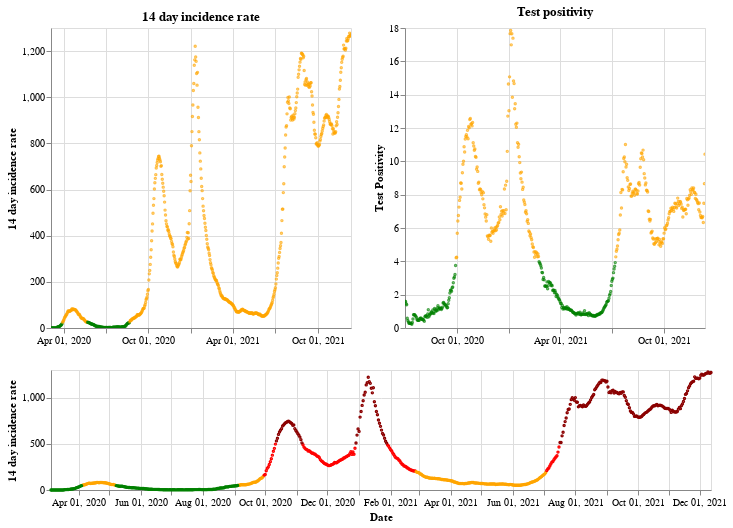

Source (notebook cell):
### Markdown cell above
## Northern Ireland

### Code cell
plot_traffic_light('Northern Ireland')

### Figure 1 — Vega-Lite specification as saved in the notebook (floating-point values rounded to 4 significant figures; data arrays with more than 128 entries replaced by an {"elided": "..."} marker saying what was removed)
{"config": {"view": {"continuousWidth": 400, "continuousHeight": 300}}, "vconcat": [{"hconcat": [{"mark": {"type": "point", "size": 2}, "encoding": {"color": {"condition": {"value": "green", "test": "(datum.twoWeeklyCasesRate <= 25)"}, "value": "orange"}, "tooltip": [{"type": "nominal", "field": "areaName"}, {"type": "temporal", "field": "date"}, {"type": "quantitative", "field": "twoWeeklyCasesRate"}, {"type": "quantitative", "field": "testPositivity"}], "x": {"type": "temporal", "axis": {"title": ""}, "field": "date", "scale": {"domain": {"selection": "DateBrush"}}, "timeUnit": "yearmonthdate"}, "y": {"type": "quantitative", "axis": {"title": "14 day incidence rate"}, "field": "twoWeeklyCasesRate"}}, "title": "14 day incidence rate", "width": 300}, {"mark": {"type": "point", "size": 2}, "encoding": {"color": {"condition": {"value": "green", "test": "(datum.testPositivity <= 4)"}, "value": "orange"}, "tooltip": [{"type": "nominal", "field": "areaName"}, {"type": "temporal", "field": "date"}, {"type": "quantitative", "field": "twoWeeklyCasesRate"}, {"type": "quantitative", "field": "testPositivity"}], "x": {"type": "temporal", "axis": {"title": ""}, "field": "date", "scale": {"domain": {"selection": "DateBrush"}}, "timeUnit": "yearmonthdate"}, "y": {"type": "quantitative", "axis": {"title": "Test Positivity"}, "field": "testPositivity"}}, "title": "Test positivity", "width": 300}]}, {"layer": [{"mark": {"type": "point", "size": 2}, "encoding": {"color": {"condition": {"value": "orange", "test": "(((datum.testPositivity < 4) && (datum.twoWeeklyCasesRate >= 50)) && (datum.twoWeeklyCasesRate < 200))"}, "value": "red"}, "opacity": {"condition": {"value": 1, "test": "((datum.twoWeeklyCasesRate >= 50) && (datum.twoWeeklyCasesRate < 500))"}, "value": 0}, "tooltip": [{"type": "nominal", "field": "areaName"}, {"type": "temporal", "field": "date"}, {"type": "quantitative", "field": "twoWeeklyCasesRate"}, {"type": "quantitative", "field": "testPositivity"}], "x": {"type": "temporal", "axis": {"title": "Date"}, "field": "date", "timeUnit": "yearmonthdate"}, "y": {"type": "quantitative", "axis": {"title": "14 day incidence rate"}, "field": "twoWeeklyCasesRate"}}, "selection": {"DateBrush": {"type": "interval", "encodings": ["x"], "fields": ["Time"]}}}, {"mark": {"type": "point", "size": 2}, "encoding": {"color": {"value": "darkred"}, "opacity": {"condition": {"value": 1, "test": "(datum.twoWeeklyCasesRate >= 500)"}, "value": 0}, "tooltip": [{"type": "nominal", "field": "areaName"}, {"type": "temporal", "field": "date"}, {"type": "quantitative", "field": "twoWeeklyCasesRate"}, {"type": "quantitative", "field": "testPositivity"}], "x": {"type": "temporal", "axis": {"title": "Date"}, "field": "date", "timeUnit": "yearmonthdate"}, "y": {"type": "quantitative", "axis": {"title": "14 day incidence rate"}, "field": "twoWeeklyCasesRate"}}}, {"mark": {"type": "point", "size": 2}, "encoding": {"color": {"condition": {"value": "green", "test": "((datum.testPositivity < 4) && (datum.twoWeeklyCasesRate < 50))"}, "value": "orange"}, "opacity": {"condition": {"value": 1, "test": "(datum.twoWeeklyCasesRate < 50)"}, "value": 0}, "tooltip": [{"type": "nominal", "field": "areaName"}, {"type": "temporal", "field": "date"}, {"type": "quantitative", "field": "twoWeeklyCasesRate"}, {"type": "quantitative", "field": "testPositivity"}], "x": {"type": "temporal", "axis": {"title": "Date"}, "field": "date", "timeUnit": "yearmonthdate"}, "y": {"type": "quantitative", "axis": {"title": "14 day incidence rate"}, "field": "twoWeeklyCasesRate"}}}], "height": 120, "width": 660}], "data": {"name": "data-cd15aa4fef215c4e705c31dd51ed6728"}, "$schema": "https://vega.github.io/schema/vega-lite/v4.8.1.json", "datasets": {"data-cd15aa4fef215c4e705c31dd51ed6728": {"elided": "648 records"}}}
